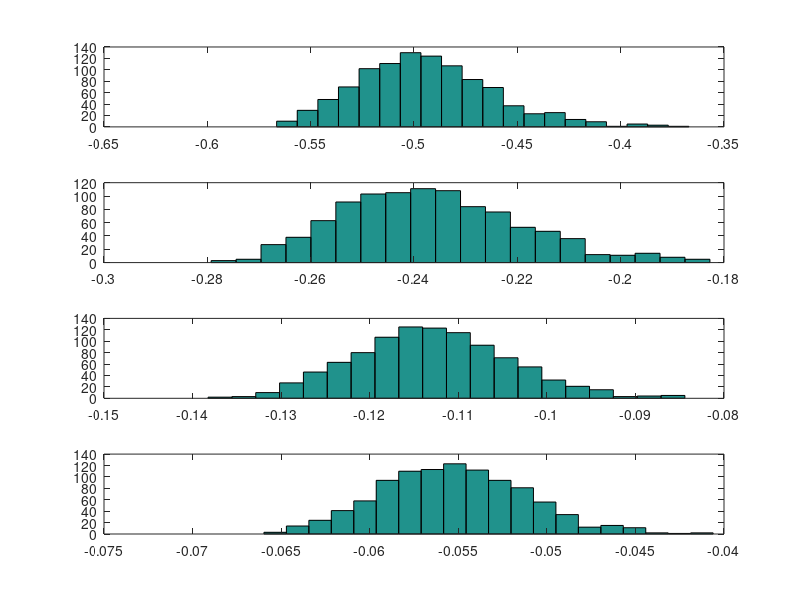
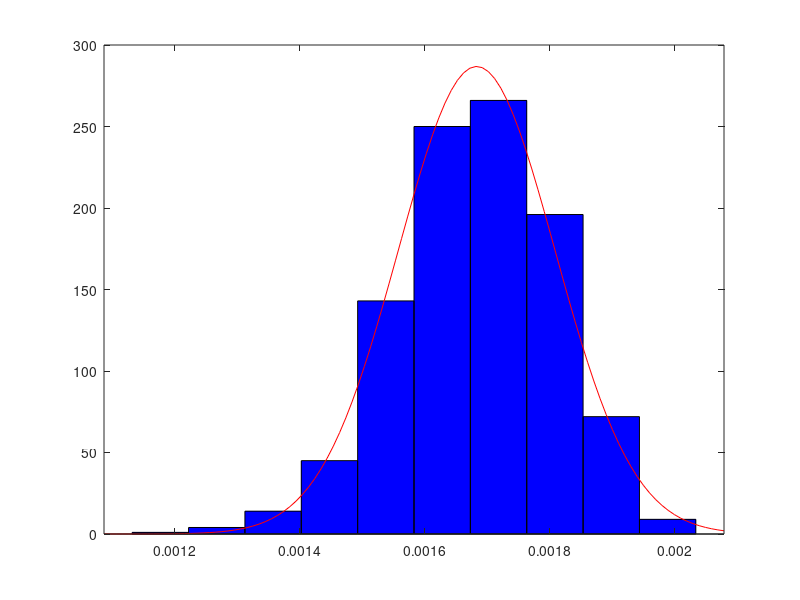

MATLAB code to generate these figures, in order: (Note: this script raises an error after producing the figures.)
clear all;
close all;
clc;
for text=1:1000
cc=linspace(0.00000025,0.0000045,100);
aa=linspace(0.00005,0.0005,100);
b=0.0001/2/0.5;
d=11;
temp=randi([1 100],1,32);
a=aa(temp);
c=cc(temp);
x=0.2;
curat02=a.*x+b.*x.^2+c.*(exp(d.*x)-1);
DCond=a+2*b.*x+c.*d.*exp(d.*x);
Cond=curat02/x;
input0=rand(1,32)*0.256;
input=input0+0.2;
Thoutput2(text)=sum(input0.*DCond);
Reoutput2(text)=sum(a.*input+b.*input.^2+c.*(exp(d.*input)-1)-curat02);
error1(text)=Thoutput2(text)./Reoutput2(text)-1;
end


for text=1:1000
cc=linspace(0.00000025,0.0000045,100);
aa=linspace(0.00005,0.0005,100);
b=0.0001/2/0.5;
d=11;
temp=randi([1 100],1,32);
a=aa(temp);
c=cc(temp);
x=0.2;
curat02=a.*x+b.*x.^2+c.*(exp(d.*x)-1);
DCond=a+2*b.*x+c.*d.*exp(d.*x);
Cond=curat02/x;
input0=rand(1,32)*0.128;
input=input0+0.2;
Thoutput2(text)=sum(input0.*DCond);
Reoutput2(text)=sum(a.*input+b.*input.^2+c.*(exp(d.*input)-1)-curat02);
error2(text)=Thoutput2(text)./Reoutput2(text)-1;
end

for text=1:1000
cc=linspace(0.00000025,0.0000045,100);
aa=linspace(0.00005,0.0005,100);
b=0.0001/2/0.5;
d=11;
temp=randi([1 100],1,32);
a=aa(temp);
c=cc(temp);
x=0.2;
curat02=a.*x+b.*x.^2+c.*(exp(d.*x)-1);
DCond=a+2*b.*x+c.*d.*exp(d.*x);
Cond=curat02/x;
input0=rand(1,32)*0.064;
input=input0+0.2;
Thoutput3(text)=sum(input0.*DCond);
Reoutput3(text)=sum(a.*input+b.*input.^2+c.*(exp(d.*input)-1)-curat02);
error3(text)=Thoutput3(text)./Reoutput3(text)-1;
end

for text=1:1000
cc=linspace(0.00000025,0.0000045,100);
aa=linspace(0.00005,0.0005,100);
b=0.0001/2/0.5;
d=11;
temp=randi([1 100],1,32);
a=aa(temp);
c=cc(temp);

x=0.2;
curat02=a.*x+b.*x.^2+c.*(exp(d.*x)-1);
DCond=a+2*b.*x+c.*d.*exp(d.*x);
Cond=curat02/x;
input0=rand(1,32)*0.032;
input=input0+0.2;
Thoutput4(text)=sum(input0.*DCond);
Reoutput4(text)=sum(a.*input+b.*input.^2+c.*(exp(d.*input)-1)-curat02);

error4(text)=Thoutput4(text)./Reoutput4(text)-1;
end
for text=1:1000
cc=linspace(0.00000025,0.0000045,100);
aa=linspace(0.00005,0.0005,100);
b=0.0001/2/0.5;
d=11;
temp=randi([1 100],1,32);
a=aa(temp);
c=cc(temp);

x=0.2;
curat02=a.*x+b.*x.^2+c.*(exp(d.*x)-1);
DCond=a+2*b.*x+c.*d.*exp(d.*x);
Cond=curat02/x;
input0=rand(1,32)*0.016;
input=input0+0.2;
Thoutput4(text)=sum(input0.*DCond);
Reoutput4(text)=sum(a.*input+b.*input.^2+c.*(exp(d.*input)-1)-curat02);

error5(text)=Thoutput4(text)./Reoutput4(text)-1;
end
for text=1:1000
cc=linspace(0.00000025,0.0000045,100);
aa=linspace(0.00005,0.0005,100);
b=0.0001/2/0.5;
d=11;
temp=randi([1 100],1,32);
a=aa(temp);
c=cc(temp);

x=0.2;
curat02=a.*x+b.*x.^2+c.*(exp(d.*x)-1);
DCond=a+2*b.*x+c.*d.*exp(d.*x);
Cond=curat02/x;
input0=rand(1,32)*0.008;
input=input0+0.2;
Thoutput4(text)=sum(input0.*DCond);
Reoutput4(text)=sum(a.*input+b.*input.^2+c.*(exp(d.*input)-1)-curat02);

error6(text)=Thoutput4(text)./Reoutput4(text)-1;
end
for text=1:1000
cc=linspace(0.00000025,0.0000045,100);
aa=linspace(0.00005,0.0005,100);
b=0.0001/2/0.5;
d=11;
temp=randi([1 100],1,32);
a=aa(temp);
c=cc(temp);

x=0.2;
curat02=a.*x+b.*x.^2+c.*(exp(d.*x)-1);
DCond=a+2*b.*x+c.*d.*exp(d.*x);
Cond=curat02/x;
input0=rand(1,32)*0.004;
input=input0+0.2;
Thoutput4(text)=sum(input0.*DCond);
Reoutput4(text)=sum(a.*input+b.*input.^2+c.*(exp(d.*input)-1)-curat02);

error7(text)=Thoutput4(text)./Reoutput4(text)-1;
end
for text=1:1000
cc=linspace(0.00000025,0.0000045,100);
aa=linspace(0.00005,0.0005,100);
b=0.0001/2/0.5;
d=11;
temp=randi([1 100],1,32);
a=aa(temp);
c=cc(temp);

x=0.2;
curat02=a.*x+b.*x.^2+c.*(exp(d.*x)-1);
DCond=a+2*b.*x+c.*d.*exp(d.*x);
Cond=curat02/x;
input0=rand(1,32)*0.002;
input=input0+0.2;
Thoutput4(text)=sum(input0.*DCond);
Reoutput4(text)=sum(a.*input+b.*input.^2+c.*(exp(d.*input)-1)-curat02);

error8(text)=Thoutput4(text)./Reoutput4(text)-1;
end
for text=1:1000
cc=linspace(0.00000025,0.0000045,100);
aa=linspace(0.00005,0.0005,100);
b=0.0001/2/0.5;
d=11;
temp=randi([1 100],1,32);
a=aa(temp);
c=cc(temp);

x=0.2;
curat02=a.*x+b.*x.^2+c.*(exp(d.*x)-1);
DCond=a+2*b.*x+c.*d.*exp(d.*x);
Cond=curat02/x;
input0=rand(1,32)*0.001;
input=input0+0.2;
Thoutput4(text)=sum(input0.*DCond);
Reoutput4(text)=sum(a.*input+b.*input.^2+c.*(exp(d.*input)-1)-curat02);

error9(text)=Thoutput4(text)./Reoutput4(text)-1;
end
figure
subplot(4,1,1)
hist(error1,20)
subplot(4,1,2)
hist(error2,20)
subplot(4,1,3)
hist(error3,20)
subplot(4,1,4)
hist(error4,20)
figure
histfit(-error1,10)
hold on;
histfit(-error2,10)
histfit(-error3,10)
histfit(-error4,10)
histfit(-error5,10)
histfit(-error6,10)
histfit(-error7,10)
histfit(-error8,10)
histfit(-error9,10)
alpha(0.3)
set(gca,'xscale','log')
set(gca,'ylim',[0,400])
set(gca,'linewidth',1)

for ii=1:9;
    tempname=['-error',num2str(ii)];
    mm(ii)=mean(eval(tempname));
    uu(ii)=std(eval(tempname));
end
figure
    loglog([256,128,64,32,16,8,4,2,1],mm)
    
    x = [256,128,64,32,16,8,4,2,1]                  
y = mm;

xconf = [x, x(end:-1:1)] ;         
yconf = [y+uu, y(end:-1:1)-uu(end:-1:1)];

figure
p = fill(xconf,yconf,'red');
p.FaceColor = [1 0.8 0.8];      
p.EdgeColor = 'none';           
hold on
plot(x,y,'ro-')
hold off
set(gca,'xscale','log','yscale','log')



